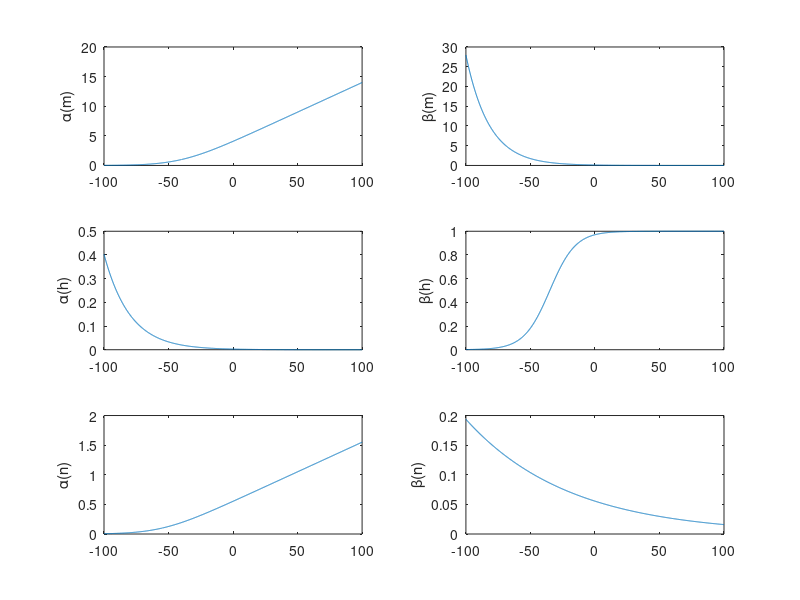
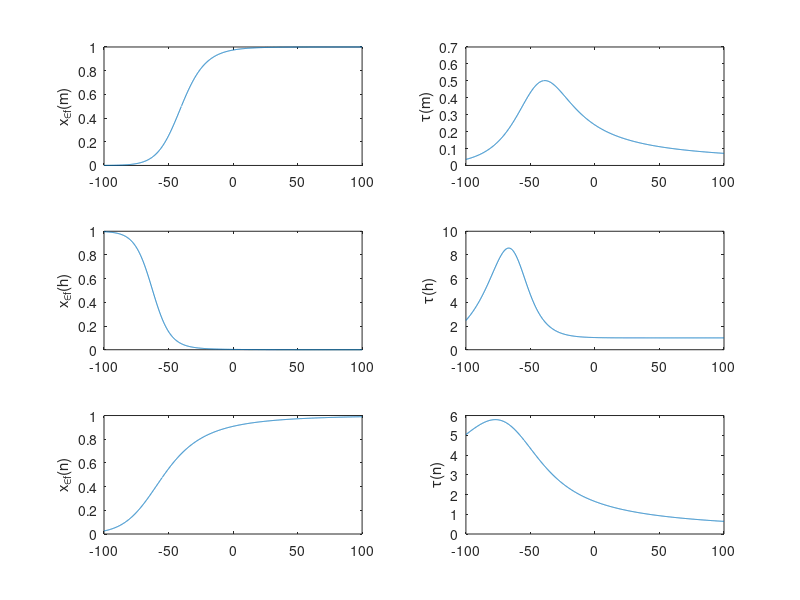

Write the MATLAB code that produced these figures, in order. (Note: this script raises an error after producing the figures.)
function buszaki_wang_gating_variables

V=-100:.1:100;

vars=[alphaM(V); betaM(V); alphaH(V); betaH(V); alphaN(V); betaN(V)];

letters={'\alpha','\beta'};
labels={'m','h','n'};
param_labels={'x_{\inf}','\tau'};

vars_mat=reshape(vars,2,length(labels)*length(V));
tau=1./sum(vars_mat);
m_inf=vars_mat(1,:).*tau;
params_mat = [reshape(m_inf,length(labels),length(V))'; reshape(tau,length(labels),length(V))'];
params=reshape(params_mat,length(V),2*length(labels))';

h = figure; g = figure;

for i=1:2*length(labels)
    
    figure(h)
    
    subplot(length(labels),2,i)
    plot(V,vars(i,:))
    ylabel([letters{2-mod(i,2)},'(',labels{ceil(i/2)},')'])
    
    figure(g)
    
    subplot(length(labels),2,i)
    plot(V,params(i,:))
    ylabel([param_labels{2-mod(i,2)},'(',labels{ceil(i/2)},')'])
    
end

save_as_pdf(h,'buszaki_wang_alpha_beta')

save_as_pdf(g,'buszaki_wang_x_inf_tau')

end

%Below, define the auxiliary functions alpha & beta for each gating variable.

function aM = alphaM(V)
aM = (2.5-0.1*(V+65)) ./ (exp(2.5-0.1*(V+65)) -1);
end

function bM = betaM(V)
bM = 4*exp(-(V+65)/18);
end

function aH = alphaH(V)
aH = 0.07*exp(-(V+65)/20);
end

function bH = betaH(V)
bH = 1./(exp(3.0-0.1*(V+65))+1);
end

function aN = alphaN(V)
aN = (0.1-0.01*(V+65)) ./ (exp(1-0.1*(V+65)) -1);
end

function bN = betaN(V)
bN = 0.125*exp(-(V+65)/80);
end